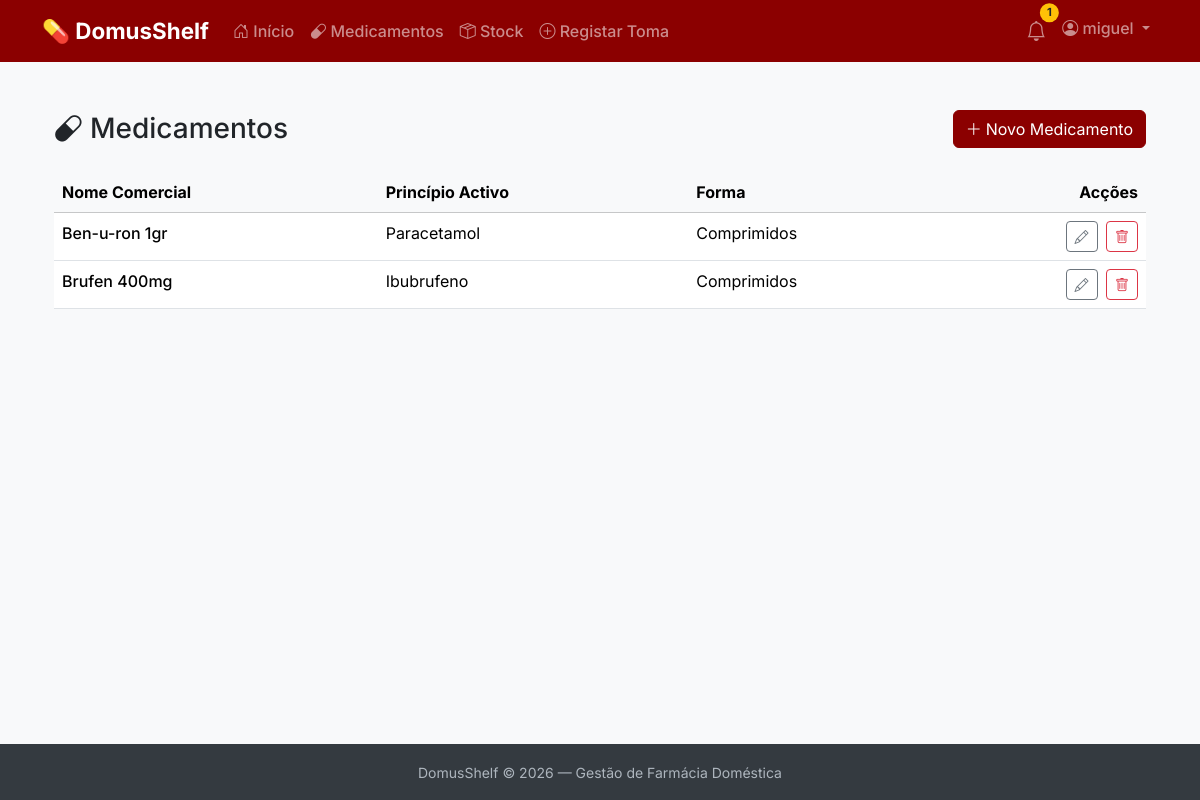
/medicamentos/ (signed in), run on the app's committed database.
### pharmacy/models.py (models this page shows, shortened)
class Medicamento(models.Model):
    utilizador = models.ForeignKey(
        User,
        on_delete=models.CASCADE,
        related_name='medicamentos',
        verbose_name='Utilizador'
    )
    nome_comercial = models.CharField(
        max_length=200,
        verbose_name='Nome Comercial'
    )
    principio_activo = models.CharField(
        max_length=200,
        blank=True,
        verbose_name='Princípio Activo'
    )
    forma_farmaceutica = models.CharField(
        max_length=100,
        blank=True,
        verbose_name='Forma Farmacêutica'
    )
    observacoes = models.TextField(
        blank=True,
        verbose_name='Observações'
    )
    criado_em = models.DateTimeField(
        auto_now_add=True,
        verbose_name='Criado em'
    )
    class Meta:
        verbose_name = 'Medicamento'
        verbose_name_plural = 'Medicamentos'
        ordering = ['nome_comercial']

### pharmacy/views.py (the view)
# urls.py: path('', views.medicamento_lista, name='medicamento_lista'),
@login_required
def medicamento_lista(request):
    medicamentos = Medicamento.objects.filter(
        utilizador=request.user
    ).order_by('nome_comercial')
    context = {
        'medicamentos': medicamentos,
    }
    return render(request, 'pharmacy/medicamento_lista.html', context)

### pharmacy/context_processors.py (called while the page is built)
def alertas_count(request):
    if not request.user.is_authenticated:
        return {'alertas_count': 0}
    hoje = date.today()
    try:
        prefs = Preferencias.objects.get(utilizador=request.user)
        dias_alerta = prefs.dias_alerta_antes
    except Preferencias.DoesNotExist:
        dias_alerta = 30  # Valor por defeito
    data_limite = hoje + timedelta(days=dias_alerta)
    count = Embalagem.objects.filter(
        medicamento__utilizador=request.user,
        quantidade_actual__gt=0,
        data_validade__lte=data_limite
    ).count()
    return {'alertas_count': count}

### pharmacy/templates/pharmacy/medicamento_lista.html (shortened to what this page needs)
{% extends 'base.html' %}
{% block content %}
<div class="container py-4">
    <div class="d-flex justify-content-between align-items-center mb-4">
        <h1 class="h3 mb-0">
            <i class="bi bi-capsule me-2"></i>Medicamentos
        </h1>
        <a href="{% url 'pharmacy:medicamento_criar' %}" class="btn btn-primary">
            <i class="bi bi-plus-lg me-1"></i>Novo Medicamento
        </a>
    </div>
    {% if medicamentos %}
        <div class="table-responsive d-none d-md-block">
            <table class="table table-hover">
                <thead class="table-light">
                    <tr>
                        <th>Nome Comercial</th>
                        <th>Princípio Activo</th>
                        <th>Forma</th>
                        <th class="text-end">Acções</th>
                    </tr>
                </thead>
                <tbody>
                    {% for medicamento in medicamentos %}
                    <tr>
                        <td class="fw-medium">{{ medicamento.nome_comercial }}</td>
                        <td>{{ medicamento.principio_activo|default:"-" }}</td>
                        <td>{{ medicamento.forma_farmaceutica|default:"-" }}</td>
                        <td class="text-end">
                            <a href="{% url 'pharmacy:medicamento_editar' medicamento.pk %}"
                               class="btn btn-sm btn-outline-secondary me-1"
                               title="Editar">
                                <i class="bi bi-pencil"></i>
                            </a>
                            <a href="{% url 'pharmacy:medicamento_eliminar' medicamento.pk %}"
                               class="btn btn-sm btn-outline-danger"
                               title="Eliminar">
                                <i class="bi bi-trash"></i>
                            </a>
                        </td>
                    </tr>
                    {% endfor %}
                </tbody>
            </table>
        </div>
    {% endif %}
</div>
{% endblock %}

### templates/base.html (shortened to what this page needs)
<!DOCTYPE html>
<html lang="pt">
<head>
    <link href="https://cdn.jsdelivr.net/npm/bootstrap@5.3.2/dist/css/bootstrap.min.css" rel="stylesheet">
    <link href="https://cdn.jsdelivr.net/npm/bootstrap-icons@1.11.1/font/bootstrap-icons.css" rel="stylesheet">
</head>
<body>
    <nav class="navbar navbar-expand-lg navbar-dark">
        <div class="container">
            <a class="navbar-brand" href="/">
                💊 DomusShelf
            </a>
            <div class="collapse navbar-collapse" id="navbarNav">
                {% if user.is_authenticated %}
                <ul class="navbar-nav me-auto">
                    <li class="nav-item">
                        <a class="nav-link" href="/">
                            <i class="bi bi-house-door"></i> Início
                        </a>
                    </li>
                    <li class="nav-item">
                        <a class="nav-link" href="{% url 'pharmacy:medicamento_lista' %}">
                            <i class="bi bi-capsule"></i> Medicamentos
                        </a>
                    </li>
                    <li class="nav-item">
                        <a class="nav-link" href="{% url 'pharmacy:embalagem_lista' %}">
                            <i class="bi bi-box-seam"></i> Stock
                        </a>
                    </li>
                    <li class="nav-item">
                        <a class="nav-link" href="{% url 'pharmacy:consumo_criar' %}">
                            <i class="bi bi-plus-circle"></i> Registar Toma
                        </a>
                    </li>
                </ul>
                <ul class="navbar-nav">
                    <li class="nav-item">
                        <a class="nav-link position-relative" href="{% url 'pharmacy:alertas_lista' %}">
                            <i class="bi bi-bell fs-5"></i>
                            {% if alertas_count and alertas_count > 0 %}
                            <span class="badge rounded-pill bg-warning text-dark alert-badge">
                                {{ alertas_count }}
                            </span>
                            {% endif %}
                        </a>
                    </li>
                    <li class="nav-item dropdown">
                        <a class="nav-link dropdown-toggle" href="#" role="button" data-bs-toggle="dropdown">
                            <i class="bi bi-person-circle"></i> {{ user.username }}
                        </a>
                    </li>
                </ul>
                {% endif %}
            </div>
        </div>
    </nav>
    <main>
        <div class="container">
            {% block content %}{% endblock %}
        </div>
    </main>
    <footer>
        <div class="container text-center">
            <small>DomusShelf &copy; 2026 — Gestão de Farmácia Doméstica</small>
        </div>
    </footer>
</body>
</html>

### templates/base.html (style rules this page uses)
body { font-family: 'Inter', sans-serif; background-color: #f8f9fa; min-height: 100vh; display: flex; flex-direction: column; }
.navbar { background-color: #8B0000 !important; }
.navbar-brand { font-weight: 700; font-size: 1.4rem; }
.nav-link { font-weight: 500; }
.alert-badge { position: absolute; top: 0; right: 0; transform: translate(25%, -25%); font-size: 0.7rem; }
main { flex: 1; padding: 1.5rem 0; }
.btn-primary { background-color: #8B0000; border-color: #8B0000; }
footer { background-color: #343a40; color: #adb5bd; padding: 1rem 0; margin-top: auto; }

### data on the page
Medicamento: nome_comercial "Ben-u-ron 1gr", principio_activo "Paracetamol", forma_farmaceutica "Comprimidos"
Medicamento: nome_comercial "Brufen 400mg", principio_activo "Ibubrufeno", forma_farmaceutica "Comprimidos"

### other printed values
{{ alertas_count }} "1"
{{ user.username }} "miguel"
